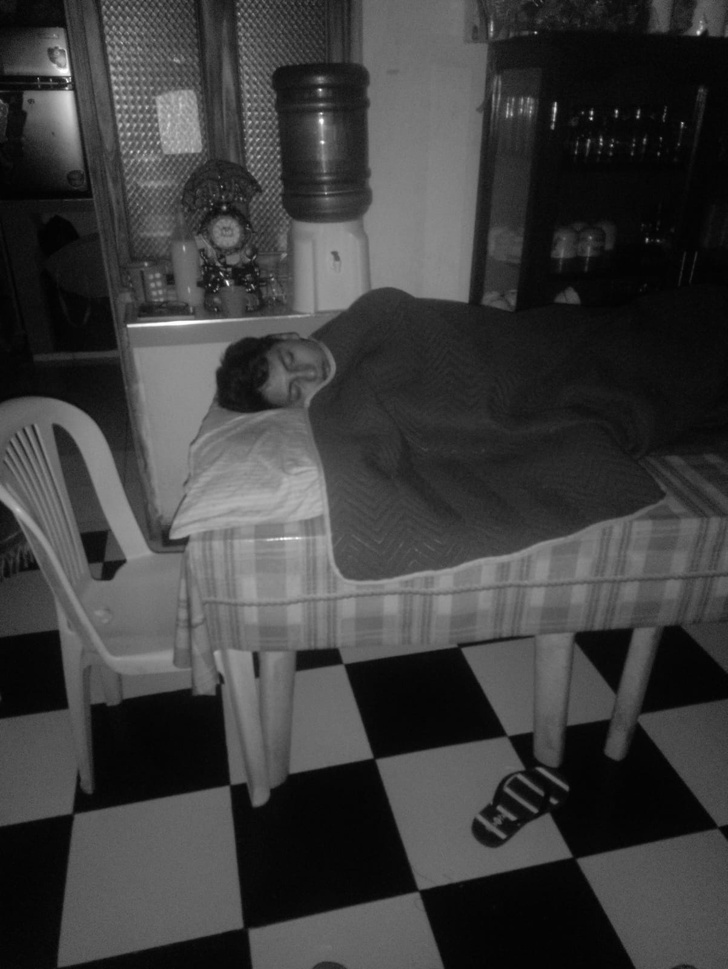
#> input picture tareaDeImagenes/rafa.jpg, 728 x 969 px, shrunk from 1202 x 1600 before the run
$ jupyter execute practica.ipynb
#> lines starting #> are read from the running program, lines starting #| are printed output that depends on the picture
[cell 1]
import cv2
import matplotlib.pyplot as plt
import numpy as np

# Esta funcion te muestra la foto, si queres en gris o a full color
def mostrar_imagen(imagen, titulo, es_gris=False):
    if es_gris:
        plt.imshow(imagen, cmap='gray')
    else:
        img_rgb = cv2.cvtColor(imagen, cv2.COLOR_BGR2RGB)
        plt.imshow(img_rgb)
    plt.title(titulo)
    plt.axis('off')


# BLOQUE 1 — Primera imagen
img1 = cv2.imread('rafa.jpg')
#> img1 is the input picture: shape (969, 728, 3); min 1, max 255, mean 61.6
gris1 = cv2.cvtColor(img1, cv2.COLOR_BGR2GRAY)

cv2.imwrite('imagen1_color.jpg', img1)
cv2.imwrite('imagen1_gris.jpg', gris1)

plt.figure(figsize=(12, 5))
plt.subplot(1, 2, 1)
mostrar_imagen(img1, 'Color Original (bien chevere)')

plt.subplot(1, 2, 2)
mostrar_imagen(gris1, 'Escala de Grises (modo clasico)', es_gris=True)
plt.show()
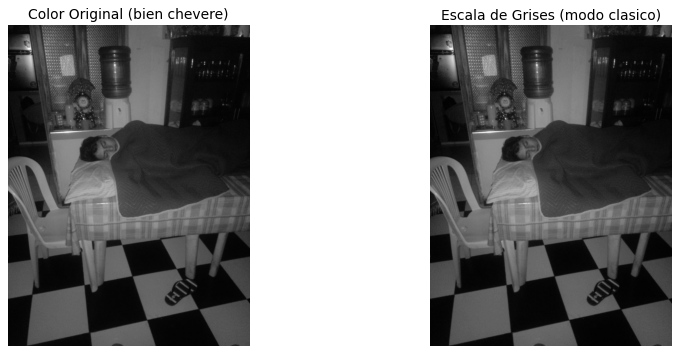
#> figure drawn by matplotlib, 2 panels

b, g, r = cv2.split(img1)

plt.figure(figsize=(15, 5))
plt.subplot(1, 3, 1)
plt.imshow(r, cmap='jet')
plt.title('Rojo (tono de mentira)')

plt.subplot(1, 3, 2)
plt.imshow(g, cmap='Greens')
plt.title('Verde (bien vivo)')

plt.subplot(1, 3, 3)
plt.imshow(b, cmap='Blues')
plt.title('Azul (chiquitito)')
plt.show()
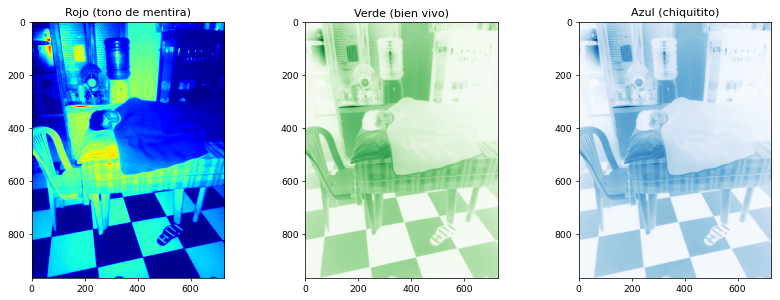
#> figure drawn by matplotlib, 3 panels


# BLOQUE 2 — Segunda imagen
img2 = cv2.imread('rafa.jpg')
gris2 = cv2.cvtColor(img2, cv2.COLOR_BGR2GRAY)

cv2.imwrite('imagen2_color.jpg', img2)
cv2.imwrite('imagen2_gris.jpg', gris2)

plt.figure(figsize=(12, 5))
plt.subplot(1, 2, 1)
mostrar_imagen(img2, 'Color Original (bacan)')

plt.subplot(1, 2, 2)
mostrar_imagen(gris2, 'Escala de Grises (modo clasico)', es_gris=True)
plt.show()

b, g, r = cv2.split(img2)

plt.figure(figsize=(15, 5))
plt.subplot(1, 3, 1)
plt.imshow(r, cmap='jet')
plt.title('Rojo (con onda)')

plt.subplot(1, 3, 2)
plt.imshow(g, cmap='Greens')
plt.title('Verde (bien chevere)')

plt.subplot(1, 3, 3)
plt.imshow(b, cmap='Blues')
plt.title('Azul (tranqui)')
plt.show()


# BLOQUE 3 — Tercera imagen
img3 = cv2.imread('rafa.jpg')
gris3 = cv2.cvtColor(img3, cv2.COLOR_BGR2GRAY)

cv2.imwrite('imagen3_color.jpg', img3)
cv2.imwrite('imagen3_gris.jpg', gris3)

plt.figure(figsize=(12, 5))
plt.subplot(1, 2, 1)
mostrar_imagen(img3, 'Color Original (re piola)')

plt.subplot(1, 2, 2)
mostrar_imagen(gris3, 'Escala de Grises (modo clasico)', es_gris=True)
plt.show()

b, g, r = cv2.split(img3)

plt.figure(figsize=(15, 5))
plt.subplot(1, 3, 1)
plt.imshow(r, cmap='jet')
plt.title('Rojo (con power)')

plt.subplot(1, 3, 2)
plt.imshow(g, cmap='Greens')
plt.title('Verde (full vida)')

plt.subplot(1, 3, 3)
plt.imshow(b, cmap='Blues')
plt.title('Azul (modo tranquilo)')
plt.show()

$ run again, with tareaDeImagenes/bananero.jpg copied over tareaDeImagenes/rafa.jpg
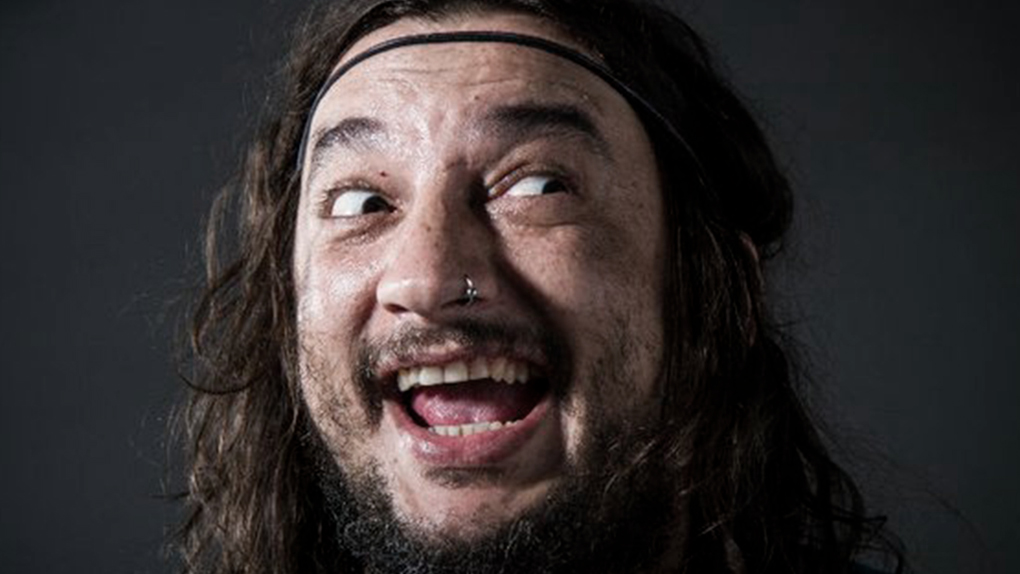
#> input picture tareaDeImagenes/bananero.jpg, 1020 x 574 px
#> img1 is the input picture: shape (574, 1020, 3); mean B, G, R 48.2, 48.3, 54.4
#> `b, g, r = cv2.split(img1)`:
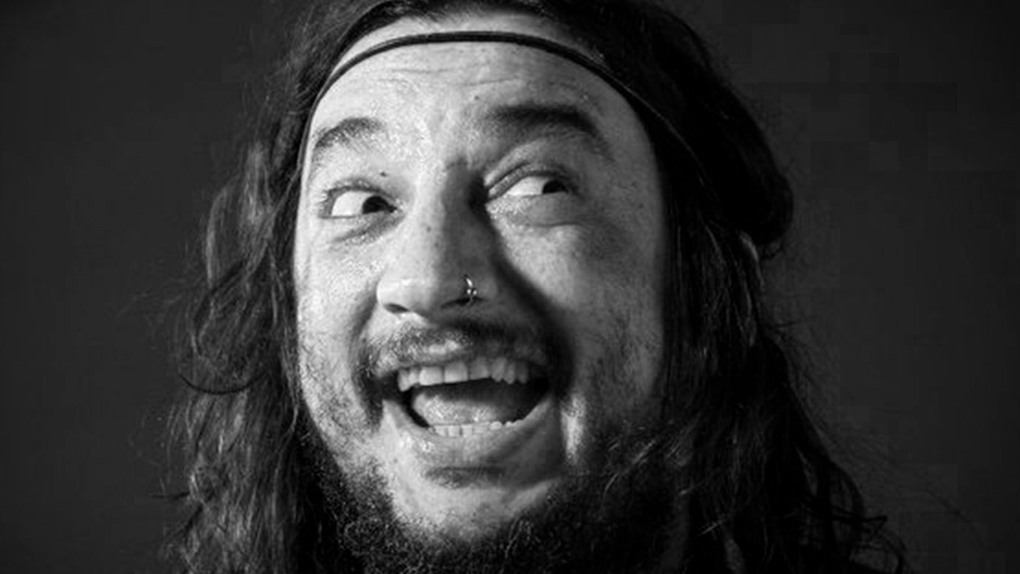
#> r: shape (574, 1020); min 0, max 255, mean 54.4
#> `plt.show()`:
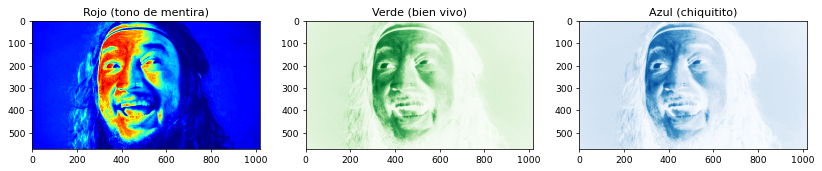
#> figure drawn by matplotlib, 3 panels

$ run again, with tareaDeImagenes/gif-jpeg.jpg copied over tareaDeImagenes/rafa.jpg
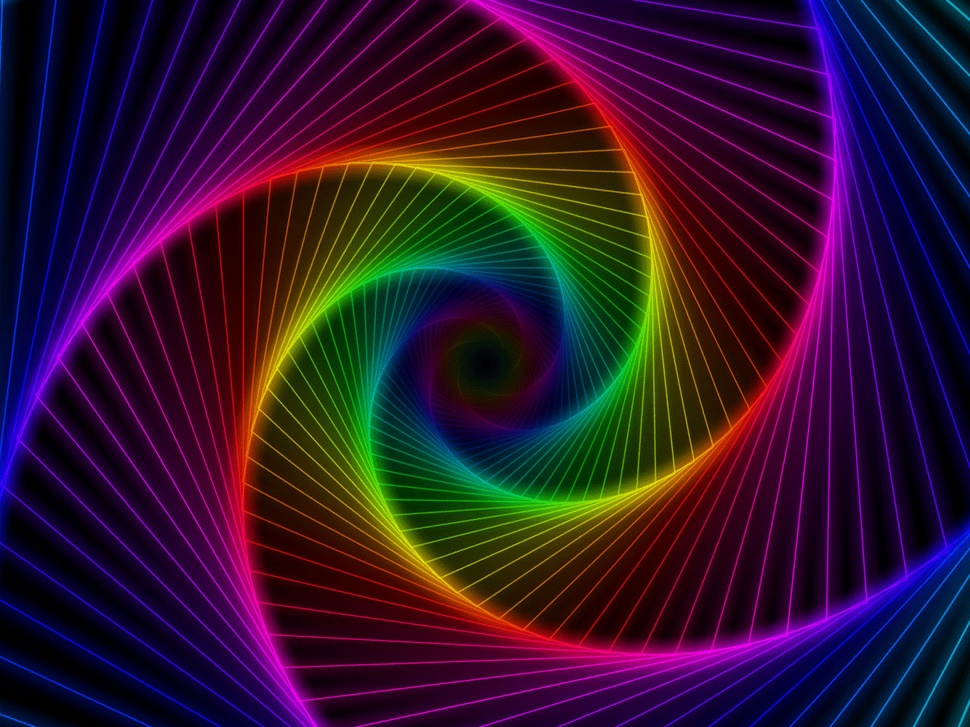
#> input picture tareaDeImagenes/gif-jpeg.jpg, 970 x 727 px, shrunk from 1280 x 960 before the run
#> img1 is the input picture: shape (727, 970, 3); mean B, G, R 43, 20.7, 46.9
#> `b, g, r = cv2.split(img1)`:
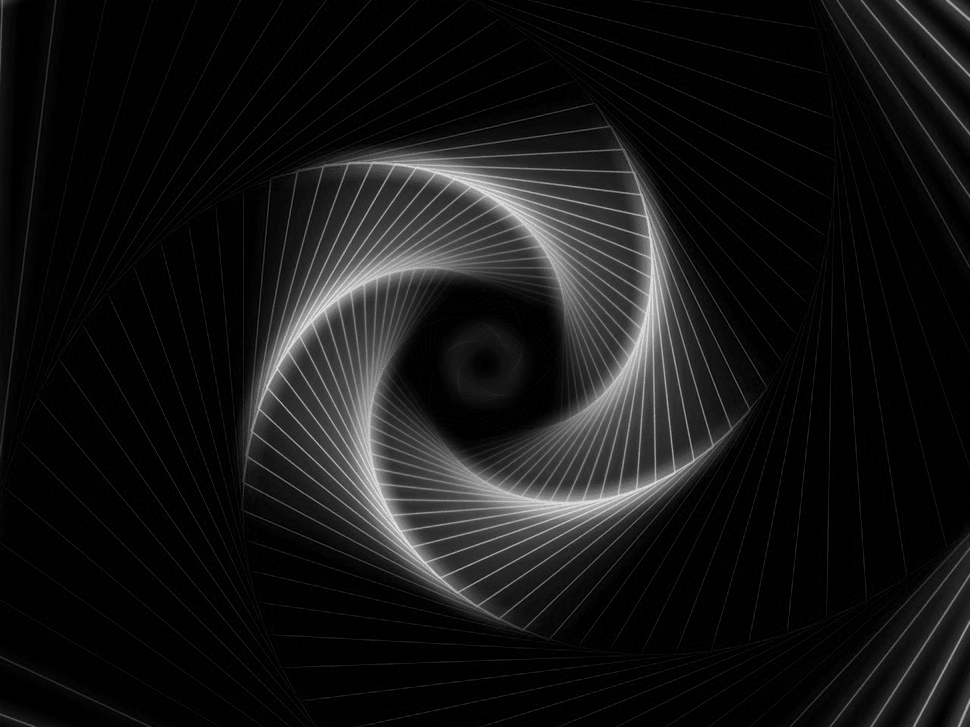
#> g: shape (727, 970); min 0, max 232, mean 20.7
#> `b, g, r = cv2.split(img1)`:
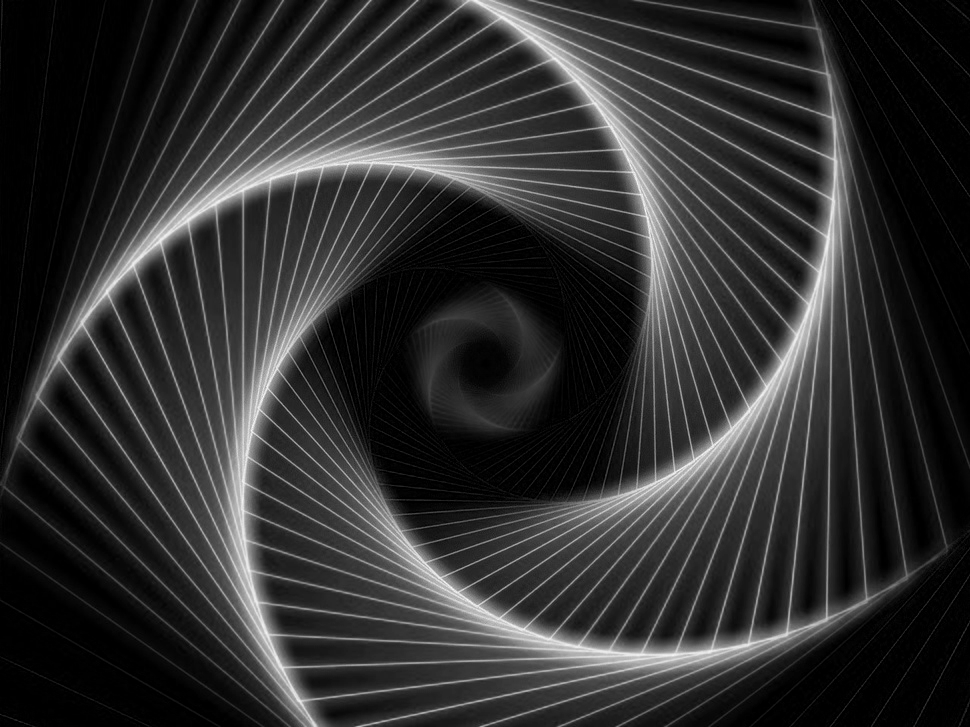
#> r: shape (727, 970); min 0, max 250, mean 46.9
